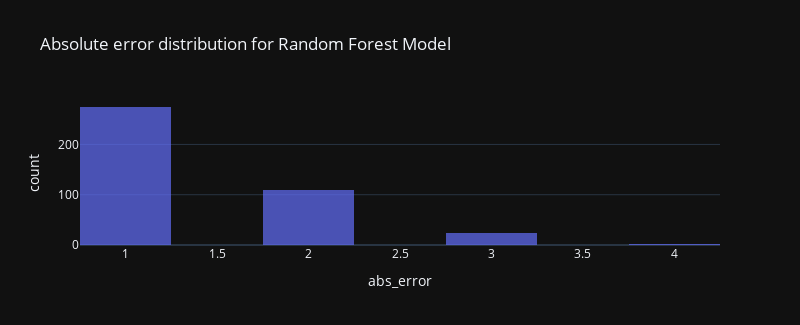

The code cell stored with this chart in its notebook:
### Markdown cell above
As we can see, based on the output above - Random Forest does an ok enough job at predicting the counts. I have also tested SVM (using SVR class in sklearn) but it did not show any improvement over the Random Forest model.

### Code cell
analyse_error(y_test, y_pred_rounded, 'Random Forest')
print(error_tracker['Random Forest'])

### Figure 1 — Plotly figure (JSON) as saved in the notebook; plotly's stock layout.template omitted (floating-point values rounded to 4 significant figures; data arrays with more than 128 entries replaced by an {"elided": "..."} marker saying what was removed)
{"data": [{"alignmentgroup": "True", "bingroup": "x", "hovertemplate": "abs_error=%{x}<br>count=%{y}<extra></extra>", "legendgroup": "", "marker": {"color": "#636efa", "opacity": 0.7}, "name": "", "nbinsx": 8, "offsetgroup": "", "orientation": "v", "showlegend": false, "type": "histogram", "x": {"elided": "409 int values"}, "xaxis": "x", "yaxis": "y"}], "layout": {"barmode": "relative", "height": 325, "legend": {"tracegroupgap": 0}, "title": {"text": "Absolute error distribution for Random Forest Model"}, "width": 800, "xaxis": {"anchor": "y", "autorange": true, "domain": [0, 1], "range": [0.75, 4.25], "title": {"text": "abs_error"}, "type": "linear"}, "yaxis": {"anchor": "x", "autorange": true, "domain": [0, 1], "range": [0, 288.4], "title": {"text": "count"}}}}
